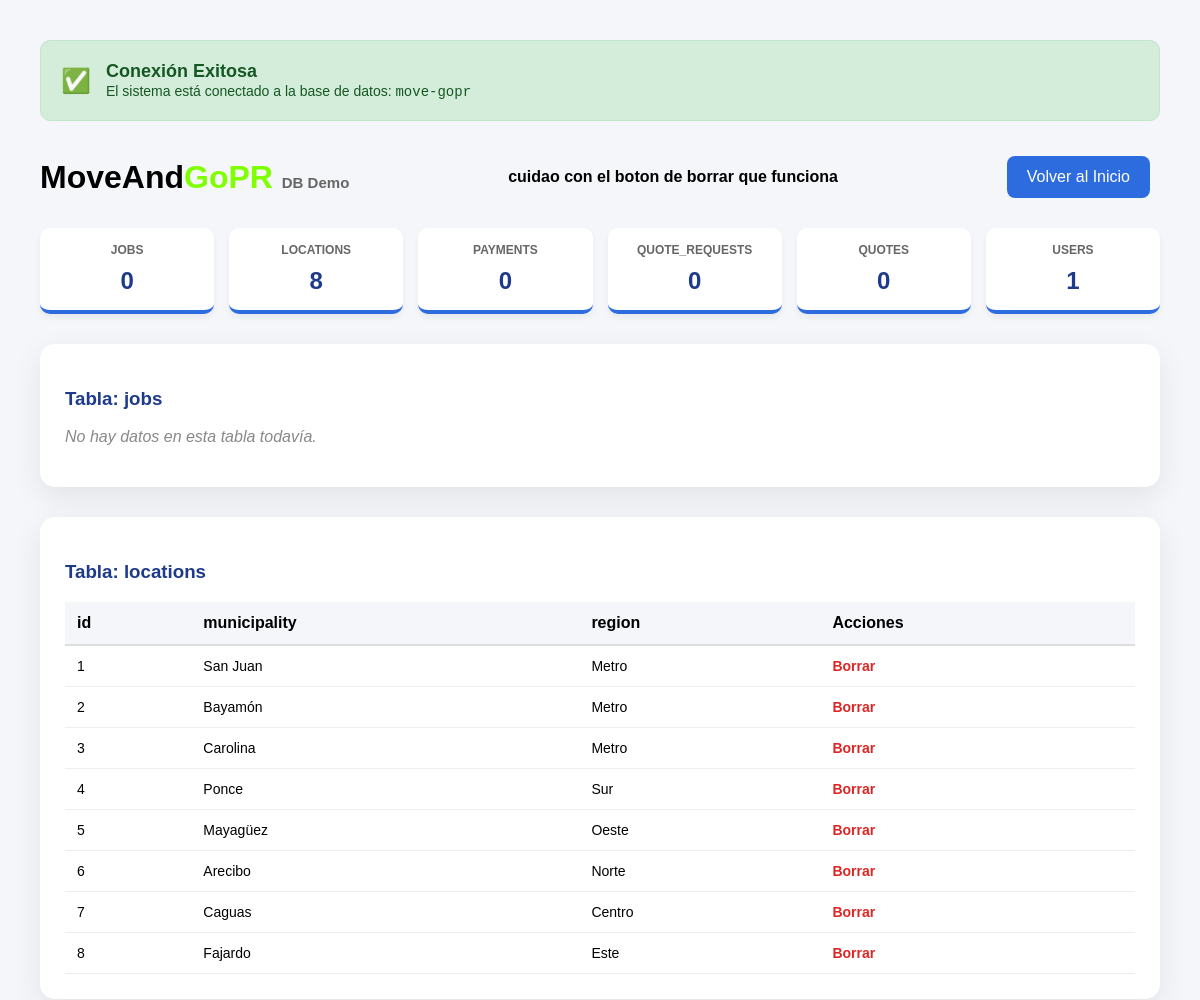
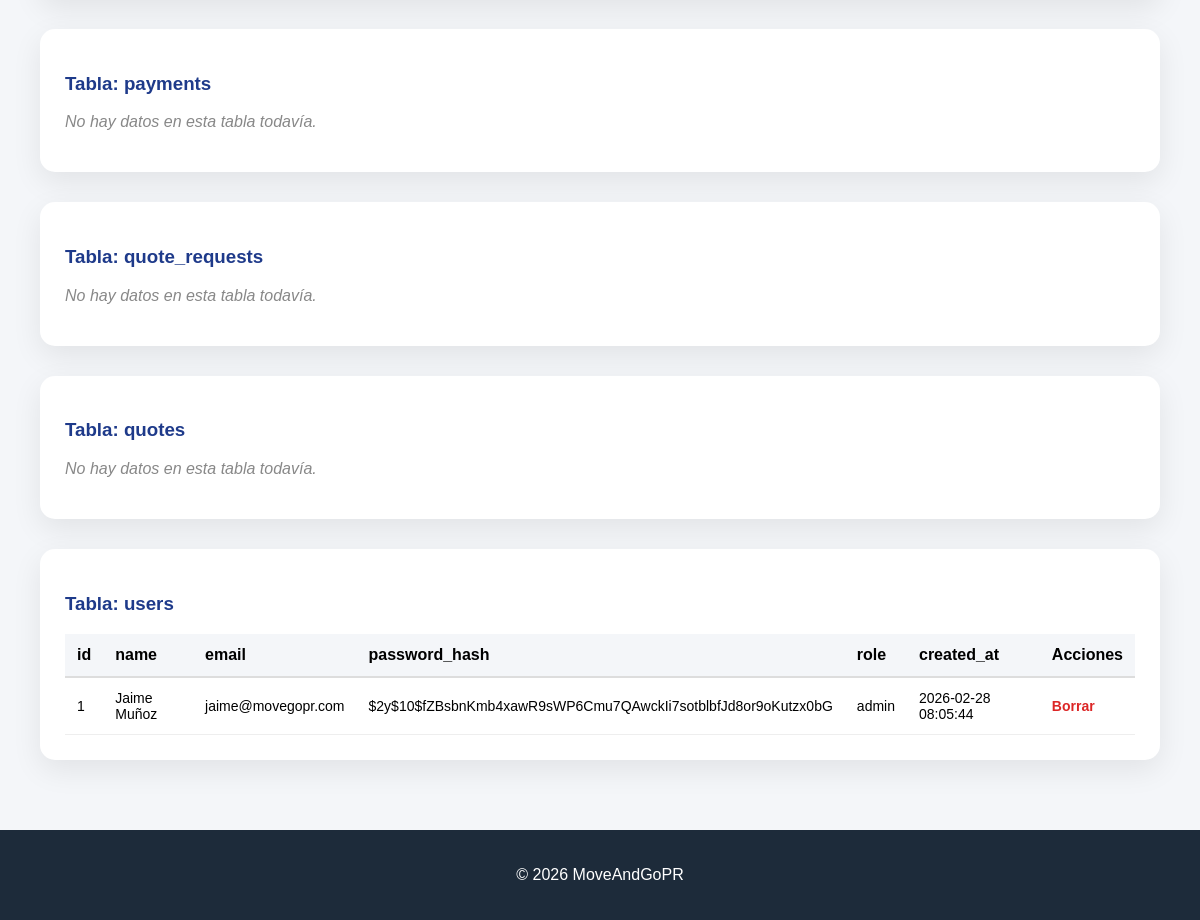
Screenshot of /db_test.php (signed in) with the database file from the repository (2 pictures, top to bottom).
### tables this page shows
CREATE TABLE `locations` (
  `id` smallint(5) UNSIGNED NOT NULL,
  `municipality` varchar(80) NOT NULL,
  `region` enum('Norte','Sur','Este','Oeste','Centro','Metro') NOT NULL
);

CREATE TABLE `users` (
  `id` bigint(20) UNSIGNED NOT NULL,
  `name` varchar(100) DEFAULT NULL,
  `email` varchar(254) NOT NULL,
  `password_hash` varchar(255) NOT NULL,
  `role` enum('customer','admin') NOT NULL DEFAULT 'customer',
  `created_at` timestamp NOT NULL DEFAULT current_timestamp()
);

### config.php (called while the page is built, shortened)
<?php
$dbname = 'move-gopr';
?>

### db_test.php (the view, shortened to what this page needs)
<?php
require_once 'config.php';
$tableQuery = $pdo->query("SHOW TABLES");
$tables = $tableQuery->fetchAll(PDO::FETCH_COLUMN);
?>
<!DOCTYPE html>
<html lang="es">
<head>
    <link rel="stylesheet" href="style.css">
</head>
<body>
<div class="test-container">
   <?php if (isset($pdo)): ?>
        <div style="background: #d4edda; color: #155724; padding: 20px; border-radius: 10px; border: 1px solid #c3e6cb; margin-bottom: 25px; display: flex; align-items: center; gap: 15px;">
            <span style="font-size: 24px;">✅</span>
            <div>
                <strong style="display: block; font-size: 18px;">Conexión Exitosa</strong>
                <span style="font-size: 14px;">El sistema está conectado a la base de datos: <code><?php echo htmlspecialchars($dbname); ?></code></span>
            </div>
        </div>
    <?php else: ?>
        <div style="background: #f8d7da; color: #721c24; padding: 20px; border-radius: 10px; border: 1px solid #f5c6cb; margin-bottom: 25px;">
            <strong>❌ Error de Conexión:</strong> No se pudo encontrar la base de datos. Verifica tu archivo <code>config.php</code>.
        </div>
    <?php endif; ?>
    <header style="display: flex; justify-content: space-between; align-items: center; margin-bottom: 20px;">
        <h1 style="margin:0;">MoveAnd<span class="green">GoPR</span> <small style="font-size: 15px; color: #666;">DB Demo</small></h1>
        <b>cuidao con el boton de borrar que funciona</b>
        <div style="display: flex; gap: 10px;">
            <a href="index.php" class="btn blue">Volver al Inicio</a>
        </div>
    </header>
    <div class="stats-grid">
        <?php foreach ($tables as $table):
            $count = $pdo->query("SELECT count(*) FROM `$table`")->fetchColumn();
        ?>
            <div class="stat-card">
                <h4><?php echo $table; ?></h4>
                <p><?php echo $count; ?></p>
            </div>
        <?php endforeach; ?>
    </div>
    <?php foreach ($tables as $table): ?>
        <div class="db-card">
            <h3 style="color: #1e3a8a;">Tabla: <?php echo htmlspecialchars($table); ?></h3>
            <?php
            $stmt = $pdo->query("SELECT * FROM `$table` LIMIT 10");
            $rows = $stmt->fetchAll(PDO::FETCH_ASSOC);
            if ($rows): ?>
                <table>
                    <thead>
                        <tr>
                            <?php foreach (array_keys($rows[0]) as $col): ?>
                                <th><?php echo htmlspecialchars($col); ?></th>
                            <?php endforeach; ?>
                            <th>Acciones</th>
                        </tr>
                    </thead>
                    <tbody>
                        <?php foreach ($rows as $row): ?>
                            <tr>
                                <?php foreach ($row as $cell): ?>
                                    <td><?php echo htmlspecialchars($cell ?? 'NULL'); ?></td>
                                <?php endforeach; ?>
                                <td>
                                    <a href="?table=<?php echo $table; ?>&delete_id=<?php echo $row['id']; ?>"
                                       class="delete-link"
                                       onclick="return confirm('¿Seguro que quieres borrar esto?')">Borrar</a>
                                </td>
                            </tr>
                        <?php endforeach; ?>
                    </tbody>
                </table>
            <?php else: ?>
                <p style="color: #888; font-style: italic;">No hay datos en esta tabla todavía.</p>
            <?php endif; ?>
        </div>
    <?php endforeach; ?>
</div>
<?php include 'footer.php'; ?>
</body>
</html>

### footer.php (shortened to what this page needs)
<footer>
  <p>&copy; <?php echo date("Y"); ?> MoveAndGoPR</p>
</footer>

### style.css (style rules this page uses)
body { margin:0; font-family:Arial, sans-serif; background:#f4f6f9; }
.green { color:#80ff00; }
.btn { padding:12px 20px; margin:10px; border:none; border-radius:8px; cursor:pointer; text-decoration:none; display:inline-block; }
.blue { background:#2d6cdf; color:white; }
footer { text-align:center; padding:20px; background:#1d2b3a; color:white; }

### db_test.php (style rules this page uses)
.test-container { padding: 40px; max-width: 1200px; margin: auto; }
.stats-grid { display: grid; grid-template-columns: repeat(auto-fit, minmax(150px, 1fr)); gap: 15px; margin-bottom: 30px; }
.stat-card { background: white; padding: 15px; border-radius: 10px; text-align: center; border-bottom: 4px solid #2d6cdf; box-shadow: 0 4px 6px rgba(0,0,0,0.05); }
.stat-card h4 { margin: 0; color: #666; font-size: 12px; text-transform: uppercase; }
.stat-card p { font-size: 24px; font-weight: bold; margin: 10px 0 0 0; color: #1e3a8a; }
.db-card { background: white; padding: 25px; border-radius: 15px; margin-bottom: 30px; box-shadow: 0 10px 30px rgba(0,0,0,0.08); overflow-x: auto; }
table { width: 100%; border-collapse: collapse; margin-top: 15px; }
th { background: #f4f6f9; padding: 12px; text-align: left; border-bottom: 2px solid #ddd; }
td { padding: 12px; border-bottom: 1px solid #eee; font-size: 14px; }
.delete-link { color: #dc2626; text-decoration: none; font-weight: bold; }

### rows the page displays
locations: id "1", municipality "San Juan", region "Metro"
locations: id "2", municipality "Bayamón", region "Metro"
locations: id "3", municipality "Carolina", region "Metro"
locations: id "4", municipality "Ponce", region "Sur"
locations: id "5", municipality "Mayagüez", region "Oeste"
locations: id "6", municipality "Arecibo", region "Norte"
locations: id "7", municipality "Caguas", region "Centro"
locations: id "8", municipality "Fajardo", region "Este"
users: id "1", name "Jaime Muñoz", email "jaime@movegopr.com", password_hash "$2y$10$fZBsbnKmb4xawR9sWP6Cmu7QAwckIi7sotblbfJd8or9oKutzx0bG", role "admin", created_at "2026-02-28 08:05:44"

### other values shown
$dbname "move-gopr"
$table "JOBS"
$count "0"
$table "LOCATIONS"
$count "8"
$table "PAYMENTS"
$table "QUOTE_REQUESTS"
$table "QUOTES"
$table "USERS"
$count "1"
$table "jobs"
$table "locations"
$col "id"
$col "municipality"
$col "region"
